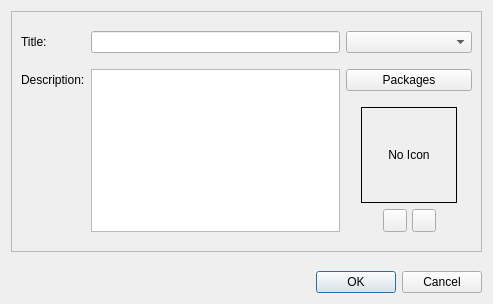
<?xml version="1.0" encoding="UTF-8"?>
<ui version="4.0">
 <class>PackageCollectionDialog</class>
 <widget class="QDialog" name="PackageCollectionDialog">
  <property name="geometry">
   <rect>
    <x>0</x>
    <y>0</y>
    <width>493</width>
    <height>304</height>
   </rect>
  </property>
  <property name="windowTitle">
   <string>Dialog</string>
  </property>
  <layout class="QVBoxLayout" name="verticalLayout_2">
   <item>
    <widget class="QFrame" name="frame">
     <property name="frameShape">
      <enum>QFrame::StyledPanel</enum>
     </property>
     <property name="frameShadow">
      <enum>QFrame::Raised</enum>
     </property>
     <layout class="QGridLayout" name="gridLayout">
      <item row="0" column="0">
       <widget class="QLabel" name="titleLabel">
        <property name="sizePolicy">
         <sizepolicy hsizetype="Fixed" vsizetype="Preferred">
          <horstretch>0</horstretch>
          <verstretch>0</verstretch>
         </sizepolicy>
        </property>
        <property name="text">
         <string>Title:</string>
        </property>
        <property name="buddy">
         <cstring>titleText</cstring>
        </property>
       </widget>
      </item>
      <item row="0" column="1">
       <widget class="QLineEdit" name="titleText"/>
      </item>
      <item row="0" column="2">
       <widget class="QComboBox" name="languagesCombo"/>
      </item>
      <item row="1" column="0">
       <widget class="QLabel" name="descriptionLabel">
        <property name="sizePolicy">
         <sizepolicy hsizetype="Fixed" vsizetype="Preferred">
          <horstretch>0</horstretch>
          <verstretch>0</verstretch>
         </sizepolicy>
        </property>
        <property name="text">
         <string>Description:</string>
        </property>
       </widget>
      </item>
      <item row="1" column="1" rowspan="2">
       <widget class="QTextEdit" name="descriptionText"/>
      </item>
      <item row="1" column="2">
       <widget class="QPushButton" name="packagesButton">
        <property name="text">
         <string>Packages</string>
        </property>
       </widget>
      </item>
      <item row="2" column="2">
       <layout class="QVBoxLayout" name="verticalLayout">
        <item>
         <layout class="QHBoxLayout" name="horizontalLayout_2">
          <item>
           <spacer name="horizontalSpacer_2">
            <property name="orientation">
             <enum>Qt::Horizontal</enum>
            </property>
            <property name="sizeHint" stdset="0">
             <size>
              <width>18</width>
              <height>13</height>
             </size>
            </property>
           </spacer>
          </item>
          <item>
           <widget class="QLabel" name="icon">
            <property name="sizePolicy">
             <sizepolicy hsizetype="Expanding" vsizetype="Expanding">
              <horstretch>0</horstretch>
              <verstretch>0</verstretch>
             </sizepolicy>
            </property>
            <property name="minimumSize">
             <size>
              <width>96</width>
              <height>96</height>
             </size>
            </property>
            <property name="maximumSize">
             <size>
              <width>96</width>
              <height>96</height>
             </size>
            </property>
            <property name="frameShape">
             <enum>QFrame::Box</enum>
            </property>
            <property name="frameShadow">
             <enum>QFrame::Plain</enum>
            </property>
            <property name="text">
             <string>No Icon</string>
            </property>
            <property name="textFormat">
             <enum>Qt::RichText</enum>
            </property>
            <property name="alignment">
             <set>Qt::AlignCenter</set>
            </property>
           </widget>
          </item>
          <item>
           <spacer name="horizontalSpacer_3">
            <property name="orientation">
             <enum>Qt::Horizontal</enum>
            </property>
            <property name="sizeHint" stdset="0">
             <size>
              <width>18</width>
              <height>20</height>
             </size>
            </property>
           </spacer>
          </item>
         </layout>
        </item>
        <item>
         <layout class="QHBoxLayout" name="_2">
          <property name="spacing">
           <number>5</number>
          </property>
          <item>
           <spacer>
            <property name="orientation">
             <enum>Qt::Horizontal</enum>
            </property>
            <property name="sizeType">
             <enum>QSizePolicy::Expanding</enum>
            </property>
            <property name="sizeHint" stdset="0">
             <size>
              <width>10</width>
              <height>10</height>
             </size>
            </property>
           </spacer>
          </item>
          <item>
           <widget class="QToolButton" name="selectIcon">
            <property name="toolTip">
             <string>Select Photo</string>
            </property>
            <property name="whatsThis">
             <string/>
            </property>
            <property name="text">
             <string/>
            </property>
            <property name="icon">
             <iconset resource="raw.qrc">
              <normaloff>:/raw/pics/view-preview.png</normaloff>:/raw/pics/view-preview.png</iconset>
            </property>
           </widget>
          </item>
          <item>
           <widget class="QToolButton" name="clearIcon">
            <property name="toolTip">
             <string>Clear Photo</string>
            </property>
            <property name="statusTip">
             <string/>
            </property>
            <property name="text">
             <string/>
            </property>
            <property name="icon">
             <iconset resource="raw.qrc">
              <normaloff>:/raw/pics/edit-clear-locationbar-rtl.png</normaloff>:/raw/pics/edit-clear-locationbar-rtl.png</iconset>
            </property>
           </widget>
          </item>
          <item>
           <spacer name="horizontalSpacer_4">
            <property name="orientation">
             <enum>Qt::Horizontal</enum>
            </property>
            <property name="sizeType">
             <enum>QSizePolicy::Expanding</enum>
            </property>
            <property name="sizeHint" stdset="0">
             <size>
              <width>10</width>
              <height>10</height>
             </size>
            </property>
           </spacer>
          </item>
         </layout>
        </item>
       </layout>
      </item>
     </layout>
    </widget>
   </item>
   <item>
    <spacer name="verticalSpacer">
     <property name="orientation">
      <enum>Qt::Vertical</enum>
     </property>
     <property name="sizeType">
      <enum>QSizePolicy::Fixed</enum>
     </property>
     <property name="sizeHint" stdset="0">
      <size>
       <width>20</width>
       <height>13</height>
      </size>
     </property>
    </spacer>
   </item>
   <item>
    <layout class="QHBoxLayout" name="horizontalLayout">
     <item>
      <spacer name="horizontalSpacer">
       <property name="orientation">
        <enum>Qt::Horizontal</enum>
       </property>
       <property name="sizeHint" stdset="0">
        <size>
         <width>40</width>
         <height>20</height>
        </size>
       </property>
      </spacer>
     </item>
     <item>
      <widget class="QDialogButtonBox" name="buttonBox">
       <property name="orientation">
        <enum>Qt::Horizontal</enum>
       </property>
       <property name="standardButtons">
        <set>QDialogButtonBox::Cancel|QDialogButtonBox::Ok</set>
       </property>
      </widget>
     </item>
    </layout>
   </item>
  </layout>
 </widget>
 <resources>
  <include location="raw.qrc"/>
 </resources>
 <connections/>
</ui>
